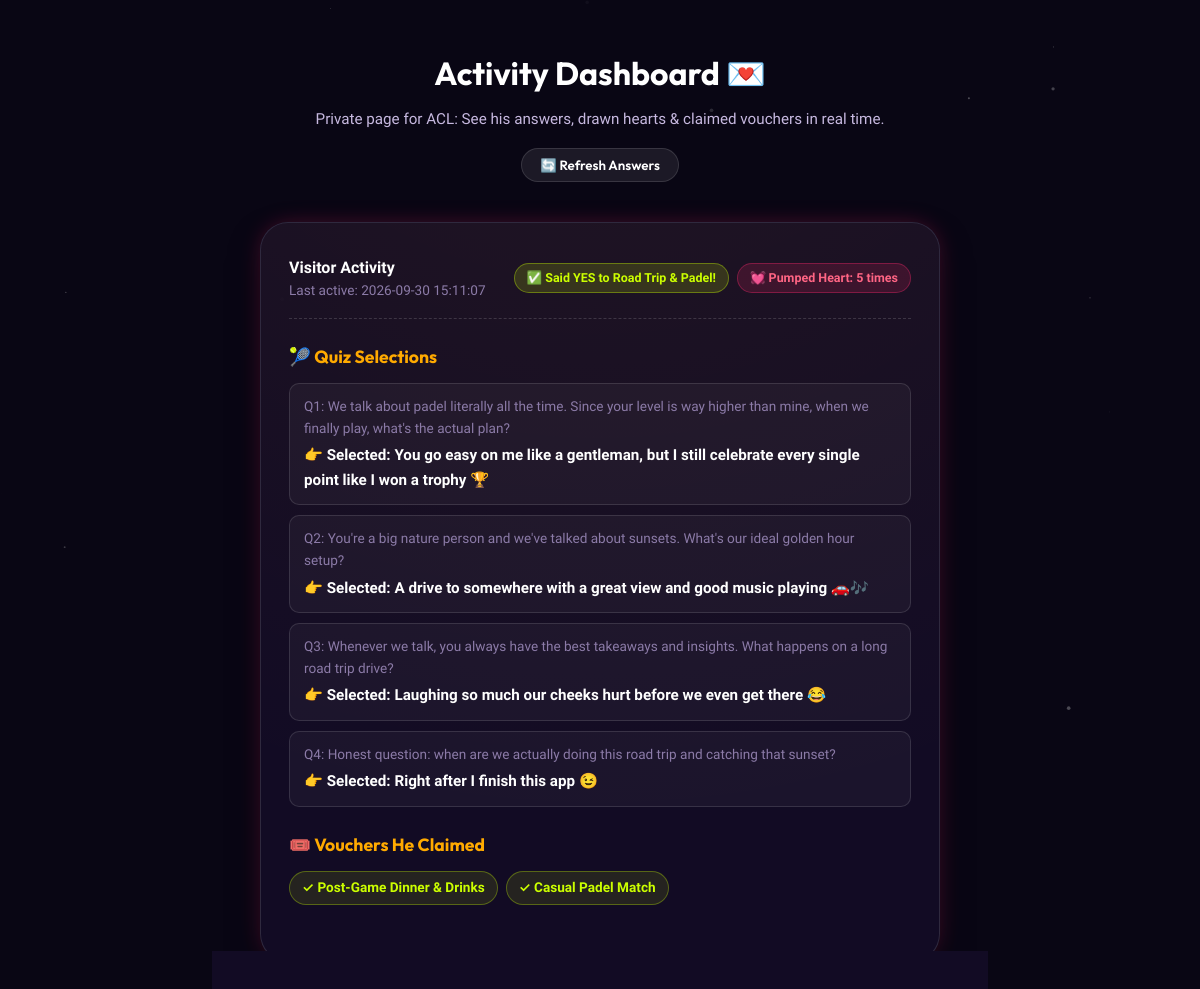
/dashboard, run on the app's committed database.
### tables this page shows
CREATE TABLE quiz_answers (
                id INTEGER PRIMARY KEY AUTOINCREMENT,
                session_id TEXT,
                question_id INTEGER,
                question_text TEXT,
                option_id TEXT,
                option_text TEXT,
                created_at TIMESTAMP
            );

CREATE TABLE vouchers (
                id INTEGER PRIMARY KEY AUTOINCREMENT,
                session_id TEXT,
                voucher_id TEXT,
                voucher_title TEXT,
                claimed_at TIMESTAMP
            );

### app.py (the view)
@app.route('/results')
@app.route('/dashboard')
def results():
    with get_db() as conn:
        sessions = conn.execute('''
            SELECT session_id, created_at, last_active FROM sessions ORDER BY last_active DESC
        ''').fetchall()
        all_results = []
        for s in sessions:
            sid = s['session_id']
            answers = conn.execute('''
                SELECT question_id, question_text, option_text, created_at
                FROM quiz_answers
                WHERE session_id = ?
                ORDER BY question_id ASC
            ''', (sid,)).fetchall()
            drawings = conn.execute('''
                SELECT image_data, created_at
                FROM heart_drawings
                WHERE session_id = ?
                ORDER BY id DESC LIMIT 5
            ''', (sid,)).fetchall()
            taps = conn.execute('''
                SELECT tap_count, updated_at FROM heart_taps WHERE session_id = ?
            ''', (sid,)).fetchone()
            proposal = conn.execute('''
                SELECT accepted, accepted_at FROM proposals WHERE session_id = ?
            ''', (sid,)).fetchone()
            vouchers = conn.execute('''
                SELECT voucher_id, voucher_title, claimed_at FROM vouchers WHERE session_id = ?
            ''', (sid,)).fetchall()
            all_results.append({
                "session_id": sid,
                "created_at": s['created_at'],
                "last_active": s['last_active'],
                "answers": [dict(a) for a in answers],
                "drawings": [dict(d) for d in drawings],
                "tap_count": taps['tap_count'] if taps else 0,
                "accepted_proposal": bool(proposal and proposal['accepted']),
                "accepted_at": proposal['accepted_at'] if proposal else None,
                "vouchers": [dict(v) for v in vouchers]
            })
    return render_template('results.html', results=all_results)

### app.py (called while the page is built)
def get_db():
    conn = sqlite3.connect(DB_PATH)
    conn.row_factory = sqlite3.Row
    return conn

### templates/results.html (shortened to what this page needs)
<!DOCTYPE html>
<html lang="en">
<head>
    <link rel="stylesheet" href="{{ url_for('static', filename='css/style.css') }}">
</head>
<body>
    <canvas id="ambient-canvas"></canvas>
    <div class="dashboard-container">
        <header class="dash-header">
            <h1>Activity Dashboard 💌</h1>
            <p>Private page for ACL: See his answers, drawn hearts &amp; claimed vouchers in real time.</p>
            <button class="refresh-btn" onclick="window.location.reload()">
                <span>🔄 Refresh Answers</span>
            </button>
        </header>
        {% if not results %}
            <div class="glass-panel empty-state">
                <div style="font-size: 3rem; margin-bottom: 1rem;">🎾🌅</div>
                <h3>No activity recorded yet!</h3>
                <p>Send him the link. As soon as he answers questions, pumps the heart, draws a heart, or clicks YES, everything will appear right here!</p>
            </div>
        {% else %}
            {% for res in results %}
                <div class="glass-panel session-card">
                    <div class="session-meta">
                        <div>
                            <span style="font-weight: 700; color: white;">Visitor Activity</span>
                            <div class="session-time">Last active: {{ res.last_active }}</div>
                        </div>
                        <div class="badges-row">
                            {% if res.accepted_proposal %}
                                <span class="status-pill yes">✅ Said YES to Road Trip &amp; Padel!</span>
                            {% endif %}
                            {% if res.tap_count > 0 %}
                                <span class="status-pill heart">💓 Pumped Heart: {{ res.tap_count }} times</span>
                            {% endif %}
                        </div>
                    </div>
                    {% if res.answers %}
                        <div class="section-block">
                            <div class="section-block-title">
                                <span>🎾 Quiz Selections</span>
                            </div>
                            {% for a in res.answers %}
                                <div class="answer-item">
                                    <div class="answer-q">Q{{ a.question_id }}: {{ a.question_text }}</div>
                                    <div class="answer-a">👉 Selected: {{ a.option_text }}</div>
                                </div>
                            {% endfor %}
                        </div>
                    {% endif %}
                    {% if res.vouchers %}
                        <div class="section-block">
                            <div class="section-block-title">
                                <span>🎟️ Vouchers He Claimed</span>
                            </div>
                            <div style="display: flex; flex-wrap: wrap; gap: 8px;">
                                {% for v in res.vouchers %}
                                    <span style="background: rgba(204, 255, 0, 0.1); border: 1px solid rgba(204, 255, 0, 0.3); color: var(--padel-lime); padding: 5px 12px; border-radius: var(--radius-full); font-size: 0.85rem; font-weight: 600;">
                                        ✓ {{ v.voucher_title }}
                                    </span>
                                {% endfor %}
                            </div>
                        </div>
                    {% endif %}
                </div>
            {% endfor %}
        {% endif %}
    </div>
    <script>
        // Minimal ambient canvas
        const canvas = document.getElementById('ambient-canvas');
        if (canvas) {
            const ctx = canvas.getContext('2d');
            canvas.width = window.innerWidth;
            canvas.height = window.innerHeight;
            // soft static star points
            for (let i = 0; i < 30; i++) {
                ctx.fillStyle = 'rgba(255, 255, 255, ' + Math.random() * 0.3 + ')';
                ctx.beginPath();
                ctx.arc(Math.random() * canvas.width, Math.random() * canvas.height, Math.random() * 2, 0, Math.PI * 2);
                ctx.fill();
            }
        }
    </script>
</body>
</html>

### static/css/style.css (style rules this page uses)
:root { --bg-dark: #090614; --bg-surface: #130c24; --bg-card: rgba(23, 15, 43, 0.72); --bg-card-hover: rgba(35, 24, 65, 0.88); --accent-pink: #ff2a6d; --accent-rose: #ff6584; --accent-glow: rgba(255, 42, 109, 0.35); --padel-lime: #ccff00; --padel-lime-glow: rgba(204, 255, 0, 0.35); --golden-sunset: #ffaa00; --golden-glow: rgba(255, 170, 0, 0.35); --text-primary: #ffffff; --text-secondary: #c7b9e0; --text-muted: #8c7ba8; --border-glass: rgba(255, 255, 255, 0.12); --border-focus: rgba(255, 101, 132, 0.5); --radius-sm: 10px; --radius-md: 18px; --radius-lg: 28px; --radius-full: 9999px; --font-heading: 'Outfit', -apple-system, BlinkMacSystemFont, sans-serif; --font-body: 'Plus Jakarta Sans', -apple-system, BlinkMacSystemFont, sans-serif; --shadow-card: 0 16px 40px -12px rgba(0, 0, 0, 0.56), 0 0 25px -5px var(--accent-glow); }
*, *::before, *::after { box-sizing: border-box; margin: 0; padding: 0; -webkit-tap-highlight-color: transparent; }
html { scroll-behavior: smooth; font-size: 16px; }
body { background-color: var(--bg-dark); color: var(--text-primary); font-family: var(--font-body); min-height: 100vh; overflow-x: hidden; position: relative; line-height: 1.6; }
#ambient-canvas { position: fixed; top: 0; left: 0; width: 100vw; height: 100vh; pointer-events: none; z-index: 0; }
.glass-panel { background: var(--bg-card); backdrop-filter: blur(20px); -webkit-backdrop-filter: blur(20px); border: 1px solid var(--border-glass); border-radius: var(--radius-lg); box-shadow: var(--shadow-card); position: relative; padding: 2.25rem 1.75rem; overflow: hidden; }
.glass-panel::before { content: ''; position: absolute; top: -50%; left: -50%; width: 200%; height: 200%; background: radial-gradient(circle at 50% 0%, rgba(255, 170, 0, 0.08), transparent 60%); pointer-events: none; z-index: -1; }

### templates/results.html (style rules this page uses)
.dashboard-container { max-width: 720px; margin: 0 auto; padding: 3rem 1.25rem; }
.dash-header { text-align: center; margin-bottom: 2.5rem; }
.dash-header h1 { font-family: var(--font-heading); font-size: 2rem; margin-bottom: 0.5rem; }
.dash-header p { color: var(--text-secondary); font-size: 0.95rem; }
.session-card { margin-bottom: 2rem; padding: 2rem 1.75rem; }
.session-meta { display: flex; flex-wrap: wrap; justify-content: space-between; align-items: center; gap: 10px; border-bottom: 1px dashed rgba(255, 255, 255, 0.15); padding-bottom: 1rem; margin-bottom: 1.5rem; }
.session-time { font-size: 0.85rem; color: var(--text-muted); }
.badges-row { display: flex; flex-wrap: wrap; gap: 8px; }
.status-pill { font-size: 0.78rem; font-weight: 700; padding: 4px 12px; border-radius: var(--radius-full); }
.status-pill.yes { background: rgba(204, 255, 0, 0.15); color: var(--padel-lime); border: 1px solid rgba(204, 255, 0, 0.35); }
.status-pill.heart { background: rgba(255, 42, 109, 0.15); color: var(--accent-rose); border: 1px solid rgba(255, 42, 109, 0.35); }
.section-block { margin-bottom: 1.5rem; }
.section-block-title { font-family: var(--font-heading); font-size: 1.1rem; font-weight: 700; color: var(--golden-sunset); margin-bottom: 0.75rem; display: flex; align-items: center; gap: 8px; }
.answer-item { background: rgba(255, 255, 255, 0.04); border: 1px solid var(--border-glass); border-radius: var(--radius-sm); padding: 12px 14px; margin-bottom: 10px; }
.answer-q { font-size: 0.85rem; color: var(--text-muted); margin-bottom: 4px; }
.answer-a { font-size: 0.95rem; color: var(--text-primary); font-weight: 600; }
.refresh-btn { display: inline-flex; align-items: center; gap: 8px; margin-top: 1rem; background: rgba(255, 255, 255, 0.08); border: 1px solid var(--border-glass); color: white; padding: 8px 18px; border-radius: var(--radius-full); cursor: pointer; font-family: var(--font-heading); font-weight: 600; }

### data on the page
quiz_answers: question_id "1", question_text "We talk about padel literally all the time. Since your level is way higher than mine, when we finally play, what's the actual plan?", option_text "You go easy on me like a gentleman, but I still celebrate every single point like I won a trophy 🏆"
quiz_answers: question_id "2", question_text "You're a big nature person and we've talked about sunsets. What's our ideal golden hour setup?", option_text "A drive to somewhere with a great view and good music playing 🚗🎶"
quiz_answers: question_id "3", question_text "Whenever we talk, you always have the best takeaways and insights. What happens on a long road trip drive?", option_text "Laughing so much our cheeks hurt before we even get there 😂"
quiz_answers: question_id "4", question_text "Honest question: when are we actually doing this road trip and catching that sunset?", option_text "Right after I finish this app 😉"
vouchers: voucher_title "Post-Game Dinner & Drinks"
vouchers: voucher_title "Casual Padel Match"

### other printed values
{{ res.last_active }} "2026-09-30 15:11:07"
{{ res.tap_count }} "5"
